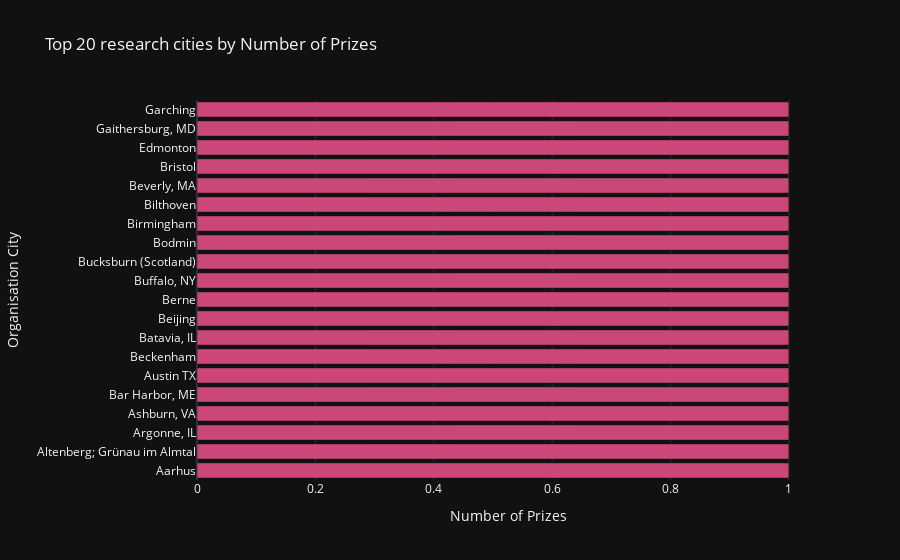

The code cell stored with this chart in its notebook:
### Code cell
chart = px.bar(x= organisation_city["Prize"][:20],
               y= organisation_city.index[:20],
               labels  ={"x":"Number of Prizes", "y":"Organisation City"},
               color= organisation_city["Prize"][:20],
               title= "Top 20 research cities by Number of Prizes",
               orientation = "h",)
chart.update_layout(coloraxis_showscale=False)
chart.show()

### Figure 1 — Plotly figure (JSON) as saved in the notebook; plotly's stock layout.template omitted (floating-point values rounded to 4 significant figures)
{"data": [{"hovertemplate": "Number of Prizes=%{x}<br>Organisation City=%{y}<br>color=%{marker.color}<extra></extra>", "legendgroup": "", "marker": {"color": [1, 1, 1, 1, 1, 1, 1, 1, 1, 1, 1, 1, 1, 1, 1, 1, 1, 1, 1, 1], "coloraxis": "coloraxis", "pattern": {"shape": ""}}, "name": "", "orientation": "h", "showlegend": false, "textposition": "auto", "x": [1, 1, 1, 1, 1, 1, 1, 1, 1, 1, 1, 1, 1, 1, 1, 1, 1, 1, 1, 1], "xaxis": "x", "y": ["Aarhus", "Altenberg; Grünau im Almtal", "Argonne, IL", "Ashburn, VA", "Bar Harbor, ME", "Austin TX", "Beckenham", "Batavia, IL", "Beijing", "Berne", "Buffalo, NY", "Bucksburn (Scotland)", "Bodmin", "Birmingham", "Bilthoven", "Beverly, MA", "Bristol", "Edmonton", "Gaithersburg, MD", "Garching"], "yaxis": "y", "type": "bar"}], "layout": {"xaxis": {"anchor": "y", "domain": [0.0, 1.0], "title": {"text": "Number of Prizes"}}, "yaxis": {"anchor": "x", "domain": [0.0, 1.0], "title": {"text": "Organisation City"}}, "coloraxis": {"colorbar": {"title": {"text": "color"}}, "colorscale": [[0.0, "#0d0887"], [0.1111, "#46039f"], [0.2222, "#7201a8"], [0.3333, "#9c179e"], [0.4444, "#bd3786"], [0.5556, "#d8576b"], [0.6667, "#ed7953"], [0.7778, "#fb9f3a"], [0.8889, "#fdca26"], [1.0, "#f0f921"]], "showscale": false}, "legend": {"tracegroupgap": 0}, "title": {"text": "Top 20 research cities by Number of Prizes"}, "barmode": "relative"}}
